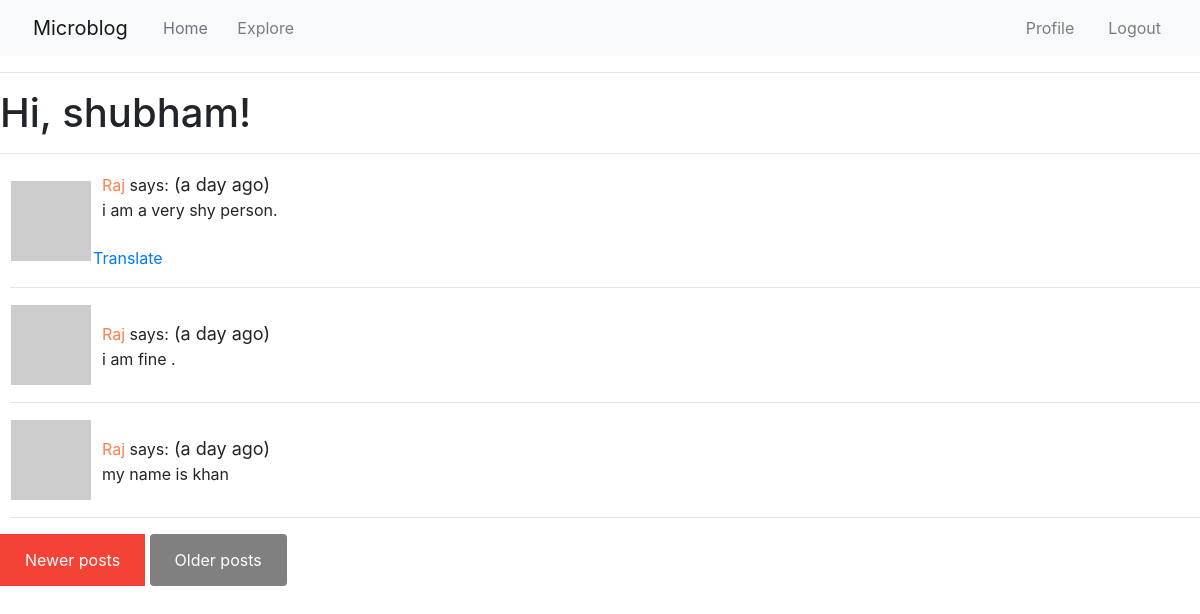
/explore?page=3 (signed in), run on the app's committed database.
### app/models.py (models this page shows, shortened)
class User(UserMixin, db.Model):
    id=db.Column(db.Integer, primary_key=True)
    username=db.Column(db.String(64), index=True, unique=True)
    email=db.Column(db.String(120), index=True, unique=True)
    password_hash=db.Column(db.String(128))
    posts=db.relationship('Post', backref='author', lazy='dynamic')
    about_me=db.Column(db.String(140))
    last_seen=db.Column(db.DateTime,default=datetime.utcnow)
    followed=db.relationship(
        'User',secondary=followers,
        primaryjoin=(followers.c.follower_id == id),
        secondaryjoin=(followers.c.followed_id == id),
        backref=db.backref('followers',lazy='dynamic'),lazy='dynamic')
    def avatar(self,size):
        digest = md5(self.email.lower().encode('utf-8')).hexdigest()
        return 'https://www.gravatar.com/avatar/{}?d=identicon&s={}'.format(digest,size)

class Post(db.Model):
    id=db.Column(db.Integer, primary_key=True)
    body=db.Column(db.String(140))
    timestamp=db.Column(db.DateTime, index=True, default=datetime.utcnow)
    language = db.Column(db.String(5))
    user_id = db.Column(db.Integer, db.ForeignKey('user.id'))

### app/routes.py (the view)
@app.route('/explore')
@login_required
def explore():
    page = request.args.get('page', 1, type=int)
    posts=Post.query.order_by(Post.timestamp.desc()).paginate(page,app.config['POSTS_PER_PAGE'],False)
    next_url = url_for('explore', page=posts.next_num) \
        if posts.has_next else None
    prev_url = url_for('explore', page=posts.prev_num) \
        if posts.has_prev else None
    return render_template("index.html", title='Explore', posts=posts.items,
                          next_url=next_url, prev_url=prev_url)

### app/models.py (called while the page is built)
@login.user_loader
def load_user(id):
    return User.query.get(int(id))

### app/routes.py (called while the page is built)
@app.before_request
def before_request():
    if current_user.is_authenticated:
        current_user.last_seen = datetime.utcnow()
        db.session.commit()
    g.locale = str(get_locale())

### app/templates/index.html (shortened to what this page needs)
{% import 'bootstrap/wtf.html' as wtf %}
{% extends "base.html" %}
{% block app_content %}
    <h1>{{ _('Hi, %(username)s!', username=current_user.username) }}</h1>
    <hr>
    <div style="padding-left: 10px;">
    {% for post in posts %}
        {% include '_post.html' %}
        <hr>
    {% endfor %}
    </div>
    {% if prev_url %}
    <a href="{{ prev_url }}" style="background-color: #f44336;
        color: white;
        padding: 14px 25px;
        text-align: center;
        text-decoration: none;
        display: inline-block;">{{_('Newer posts')}}</a>
    {% endif %}
    {% if next_url %}
    <a href="{{ next_url }}" style="background-color: grey;
    color: white;
    padding: 14px 25px;
    text-align: center;
    text-decoration: none;
    display: inline-block;
    border-radius: 4px;">{{_('Older posts')}}</a>
    {% endif %}
{% endblock %}

### app/templates/_post.html
<table>
    <tr value="top" style="">
        <div style="">
        <td><img src="{{ post.author.avatar(50) }}"></td>
        <td>
            &nbsp; <a href="{{ url_for('user' ,username=post.author.username) }}" style="text-decoration: none; color: coral;">
                {{ post.author.username }}
            </a>says:<span class="post-date" style="font-size:18px;padding-left:;"> ({{ moment(post.timestamp).fromNow() }})</span>
            <br>
            &nbsp;&nbsp;{{ post.body }}
            {% if post.language and post.language!=g.locale %}
                <br><br>
                <a href="#">{{ _('Translate') }}</a>
            {% endif %}
        </td>
        </div>
    </tr>
</table>

### data on the page
Post: author.username "Raj", timestamp "a day ago", body "i am a very shy person."
Post: author.username "Raj", timestamp "a day ago", body "i am fine ."
Post: author.username "Raj", timestamp "a day ago", body "my name is khan"
